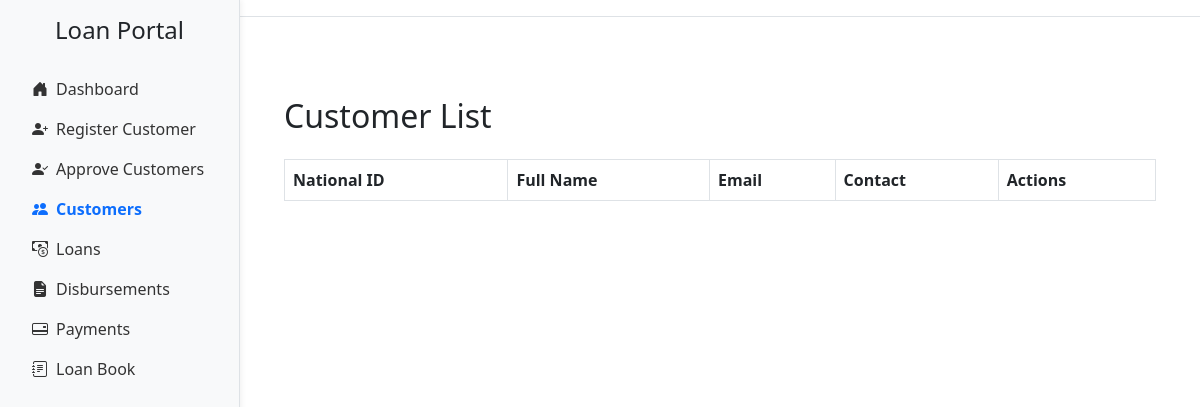
The page /customers on the database as committed earlier.
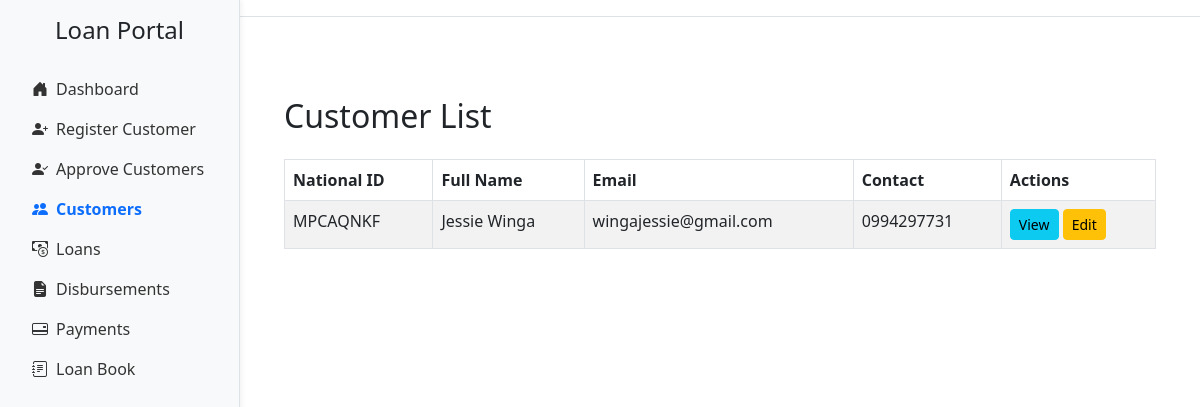
The same page on the database as committed later.
### app.py (models this page shows, shortened)
class Customer(db.Model):
    __tablename__ = 'customers'
    id = db.Column(db.Integer, primary_key=True)
    national_id = db.Column(db.String(20), unique=True, nullable=False)
    first_name = db.Column(db.String(100), nullable=False)
    last_name = db.Column(db.String(100), nullable=False)
    gender = db.Column(db.String(10))
    dob = db.Column(db.String(20))
    title = db.Column(db.String(20))
    email = db.Column(db.String(100), nullable=False)
    contact = db.Column(db.String(20))
    address = db.Column(db.String(255))
    next_of_kin_name = db.Column(db.String(20),nullable=False)
    next_of_kin_relationship = db.Column(db.String(20),nullable=False)
    next_of_kin_contact = db.Column(db.String(20))
    employer = db.Column(db.String(100), nullable=False)
    job_title = db.Column(db.String(100))
    salary = db.Column(db.Float)
    service_length = db.Column(db.String(50))
    bank_name = db.Column(db.String(100))
    bank_account = db.Column(db.String(20), nullable=False)
    salary_deposited = db.Column(db.String(10))
    district = db.Column(db.String(100))
    region = db.Column(db.String(100))
    amount_requested = db.Column(db.Float)
    status = db.Column(db.String(20), default='pending')
    is_approved_for_creation = db.Column(db.Boolean, default=False)
    maker_id = db.Column(db.Integer, nullable=False)
    checker_id = db.Column(db.Integer)
    is_approved_for_deletion = db.Column(db.Boolean, default=False)
    file_number = db.Column(db.String(20), unique=True, nullable=True)
    created_at = db.Column(db.DateTime, default=datetime.utcnow)
    loans = db.relationship('LoanApplication', back_populates='customer')

### app.py (the view)
@app.route('/customers')
def customers():
    approved_customers = Customer.query.filter_by(is_approved_for_creation=True).all()
    return render_template('customers_list.html', customers=approved_customers)

### templates/customers_list.html (shortened to what this page needs)
{% extends 'base.html' %}
{% block content %}
    <div class="container mt-5">
        <h2 class="mb-4">Customer List</h2>
        <table class="table table-striped table-bordered">
            <thead>
                <tr>
                    <th>National ID</th>
                    <th>Full Name</th>
                    <th>Email</th>
                    <th>Contact</th>
                    <th>Actions</th>
                </tr>
            </thead>
            <tbody>
                {% for customer in customers %}
                    <tr>
                        <td>{{ customer.national_id }}</td>
                        <td>{{ customer.first_name }} {{ customer.last_name }}</td>
                        <td>{{ customer.email }}</td>
                        <td>{{ customer.contact }}</td>
                        <td>
                            <a href="{{ url_for('view_customer', customer_id=customer.id) }}" class="btn btn-info btn-sm">View</a>
                            <a href="{{ url_for('edit_customer', customer_id=customer.id) }}" class="btn btn-warning btn-sm">Edit</a>
                        </td>
                    </tr>
                {% endfor %}
            </tbody>
        </table>
    </div>
{% endblock %}

Rows that differ between the two databases and show on the page:
added Customer: national_id "MPCAQNKF", first_name "Jessie", last_name "Winga", email "wingajessie@gmail.com", contact "0994297731"
